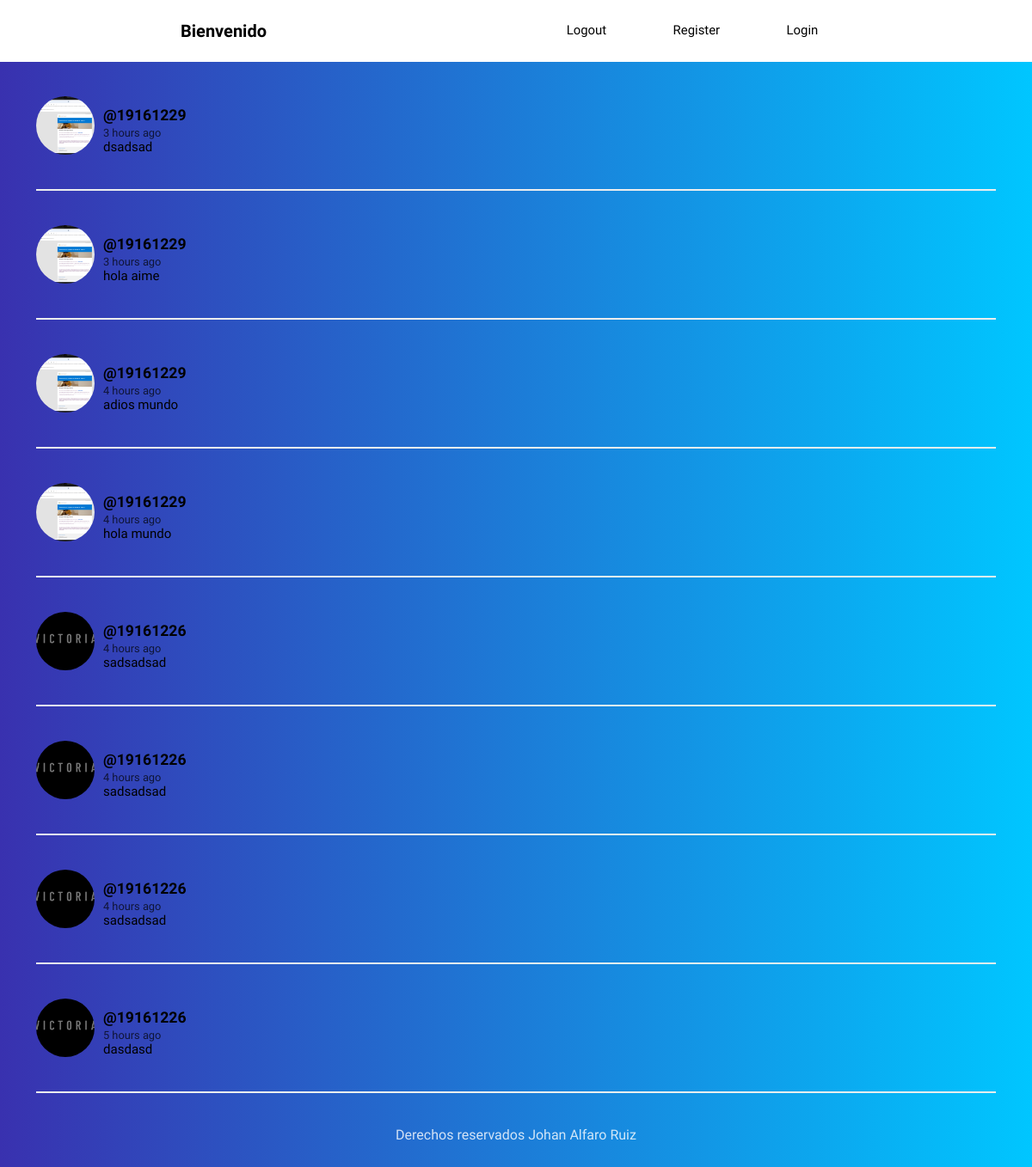
Page /feed/ on the earlier database version.
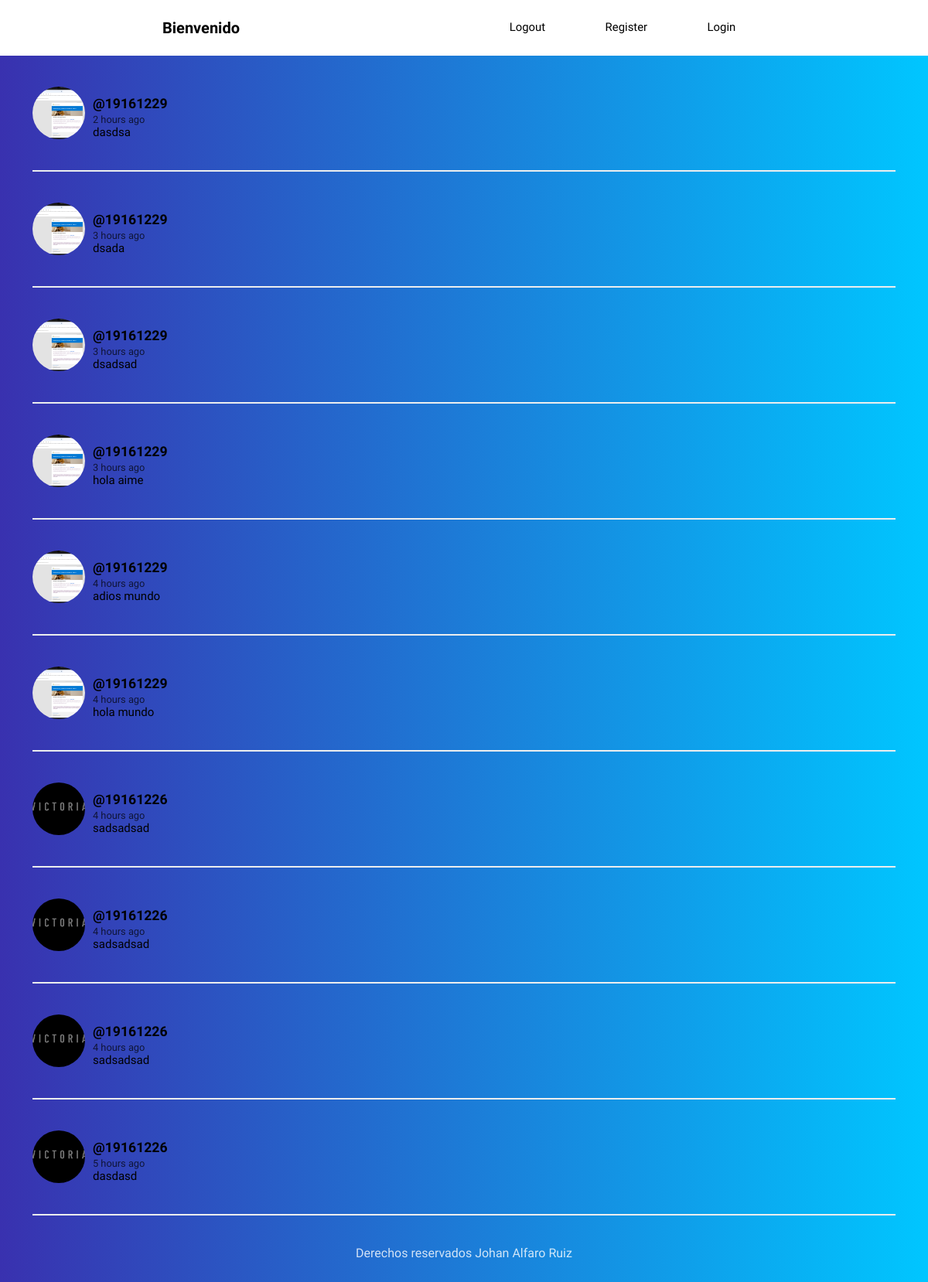
Same page on the later database version.
### social/models.py (models this page shows, shortened)
class Post(models.Model):
    user=models.ForeignKey(User,on_delete=models.CASCADE,related_name='posts')
    fecha=models.DateTimeField(default=timezone.now)
    contenido=models.TextField()
    class Meta:
        ordering=['-fecha']

class Profile(models.Model):
    user=models.OneToOneField(User,on_delete=models.CASCADE)
    imagen=models.ImageField(upload_to='Profile',null=True,blank=True)

### social/views.py (the view)
# urls.py: path('feed/',views.feed, name='feed'),
def  feed(request):
    posts=Post.objects.all()
    return render(request,'social/feed.html',{"posts":posts})

### social/templates/social/feed.html (shortened to what this page needs)
{% extends 'social/layout.html' %}
{% load humanize %}
{% load static %}
{% block content %}
{% for post in posts %}
<article>
    <div class="container-article">
        <img src="{{ post.user.profile.imagen.url }}">
        <div>
            <h2 class="username"><a href="#">@{{post.user.username}}</a></h2>
            <time data-time="#">{{post.fecha|naturaltime}}</time>
            <div class="post">{{post.contenido}}</div>
        </div>
    </div>
</article>
{% endfor %}
{% endblock %}

### social/templates/social/layout.html (shortened to what this page needs)
<!DOCTYPE html>
{% load static %}
<html>
<head>
	<link rel="stylesheet" type="text/css" href="{% static 'normalize.css' %}">
	<link rel="stylesheet" type="text/css" href="{% static 'style.css' %}">
	<link rel="stylesheet" type="text/css" href="{% static 'profileFeed.css' %}">
</head>
<body style="background: -webkit-linear-gradient(left, #3931af, #00c6ff);">
	<header class="main-head">
		<nav class="main">
			<h1 id="logo">Bienvenido </h1>
			<ul>
				<li><a href="#">Logout</a></li>
				<li><a href="{% url 'register' %}">Register</a></li>
				<li><a href="{% url 'signin' %}">Login</a></li>
			</ul>
		</nav>
	</header>
			{% block content %}
			{% endblock content %}
	<footer>
		<div class="row">
			<p>Derechos reservados Johan Alfaro Ruiz</p>
		</div>
	</footer>
</body>
</html>

### social/static/style.css (style rules this page uses)
body { background: -webkit-linear-gradient(left, #3931af, #00c6ff); font-size: 62.5%; font-family: 'Varela Round', Helvetica, Arial, serif; }
p { font-size: 1rem; }
img { object-fit: cover; }
.main-head { background: white; color: black; }
nav.main { min-height: 7vh; display: flex; width: 65%; margin: auto; align-items: center; padding: 0.5rem; }
nav.main ul { display: flex; flex: 1 1 40rem; justify-content: space-around; align-items: center; list-style: none; }
#logo { flex: 2 1 40rem; }
a { font-size: .93rem; text-decoration: none; color: black; }
.main { background: white; width: 60%; margin: 5% auto; border-radius: 4px; padding-bottom: 20px; }
article { width: 93%; margin: auto; padding: 40px 0; border-bottom: 2px solid #ECEEEF; }
.username { margin-bottom: .2rem; }
.username a { font-size: 1.1rem; }
.container-article { display: flex; }
.container-article img { height: 68px; width: 68px; margin-right: 10px; border-radius: 50%; }
time { font-size: .8rem; opacity: .7; }
.post { font-size: .94rem; }
footer { color: white; text-align: center; font-size: .875em; margin: 40px 0; }
footer p { opacity: .8; }

Differences in the rows shown:
added Post: user.profile.imagen (picture), user.username "19161229", fecha "2 hours ago", contenido "dasdsa"
added Post: user.profile.imagen (picture), user.username "19161229", fecha "3 hours ago", contenido "dsada"
